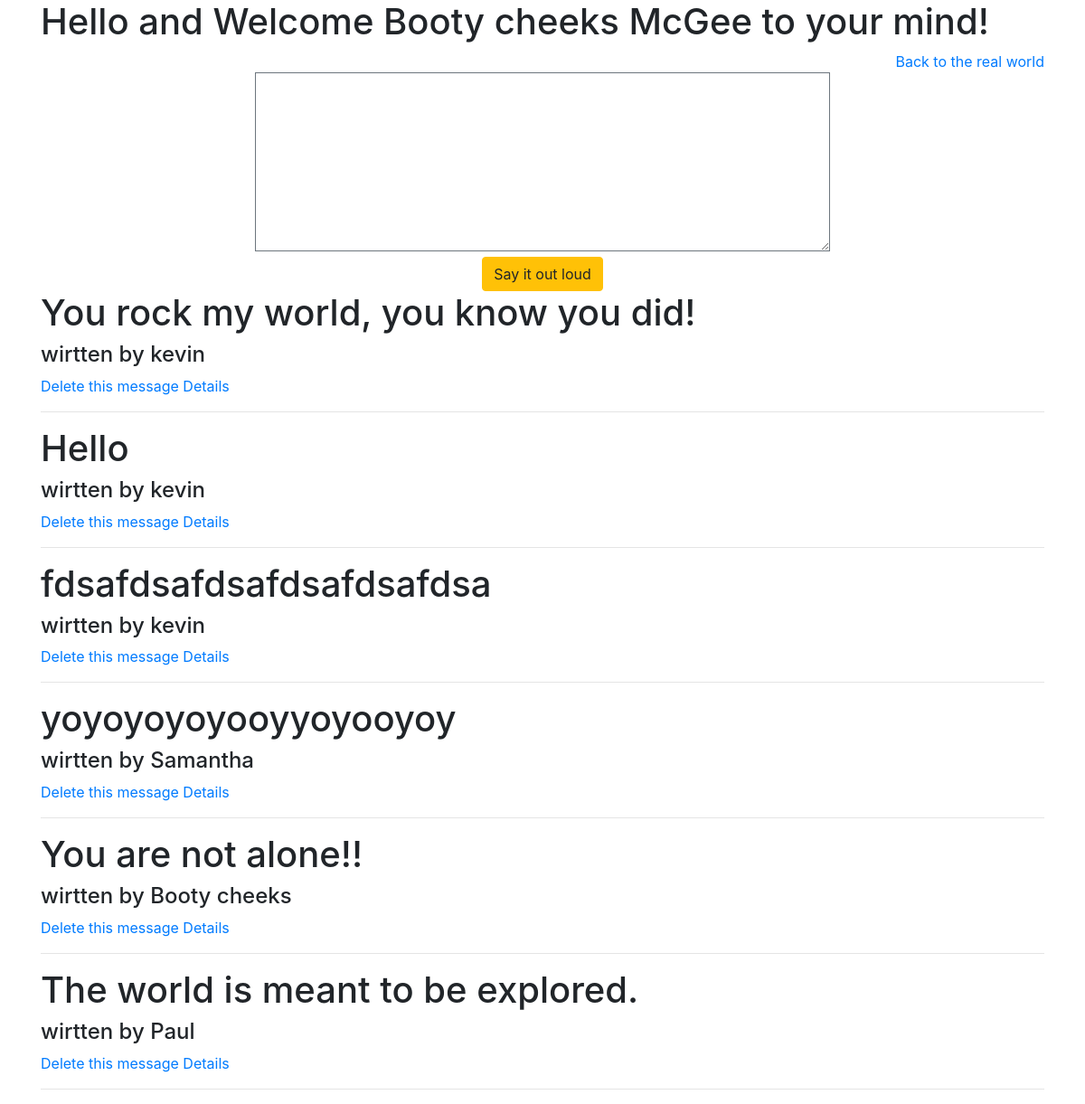
Screenshot of /dash (signed in) with the database file from the repository.
### Retake_app/models.py (models this page shows)
class User (models.Model):
    first_name = models.CharField(max_length = 45)
    last_name = models.CharField(max_length = 45)
    email = models.CharField(max_length = 50)
    password = models.CharField(max_length = 50)
    created_at = models.DateTimeField(auto_now_add=True)
    updated_at = models.DateTimeField(auto_now=True)
    objects = UserManager()

class Thought(models.Model):
    thought_con = models.TextField()
    created_at = models.DateTimeField(auto_now_add=True)
    updated_at = models.DateTimeField(auto_now=True)
    objects = ThoughtManager()
    user = models.ForeignKey(User, related_name="thoughts", on_delete = models.CASCADE)
    likes = models.ManyToManyField( User, related_name='liked_thots')

### Retake_app/views.py (the view)
# urls.py: path('dash', views.dash),
def dash(request):
    user_id = request.session['user_id']
    user = User.objects.get(id=user_id)
    context = {
        'all_thought' : Thought.objects.all(),
        'user' : user
    }
    return render(request, 'Dash.html' , context)

### Retake_app/templates/Dash.html (shortened to what this page needs)
<!DOCTYPE html>
<html lang="en">
<head>
    <link rel="stylesheet" href="https://stackpath.bootstrapcdn.com/bootstrap/4.4.1/css/bootstrap.min.css">
</head>
<body>
    <div class="container">
        <h1>Hello and Welcome {{user.first_name}} {{user.last_name}} to your mind!</h1>
        <a href="/logout" class="float-right">Back to the real world</a>
        <br>
        <form action="createThought" method="POST" class="text-center">
            <textarea name="thought_con" class="border border-secondary " id="thought_con" cols="60" rows="8"></textarea>
            <br>
            <input class="btn btn-warning" type="submit" value="Say it out loud">
        </form>
        <div class="thought wall ">
            {% for thought in all_thought  %}
                <h1>{{thought.thought_con}}</h1>
                {% if thought_con.user.id == request.session.user_id %}
                {% else %}
                    <h4>wirtten by {{thought.user.first_name}}</h4>
                    {% endif %}
                    <a href="/viewThought/{{thought.id}}">Delete this message</a>
                <a href="viewThought/{{thought.id}}">Details</a>
                <hr>
            {% endfor %}
        </div>
    </div>
</body>
</html>

### rows the page displays
User: first_name "Booty cheeks", last_name "McGee"
Thought: thought_con "You rock my world, you know you did!", user.first_name "kevin"
Thought: thought_con "Hello", user.first_name "kevin"
Thought: thought_con "fdsafdsafdsafdsafdsafdsa", user.first_name "kevin"
Thought: thought_con "yoyoyoyoyooyyoyooyoy", user.first_name "Samantha"
Thought: thought_con "You are not alone!!", user.first_name "Booty cheeks"
Thought: thought_con "The world is meant to be explored.", user.first_name "Paul"
